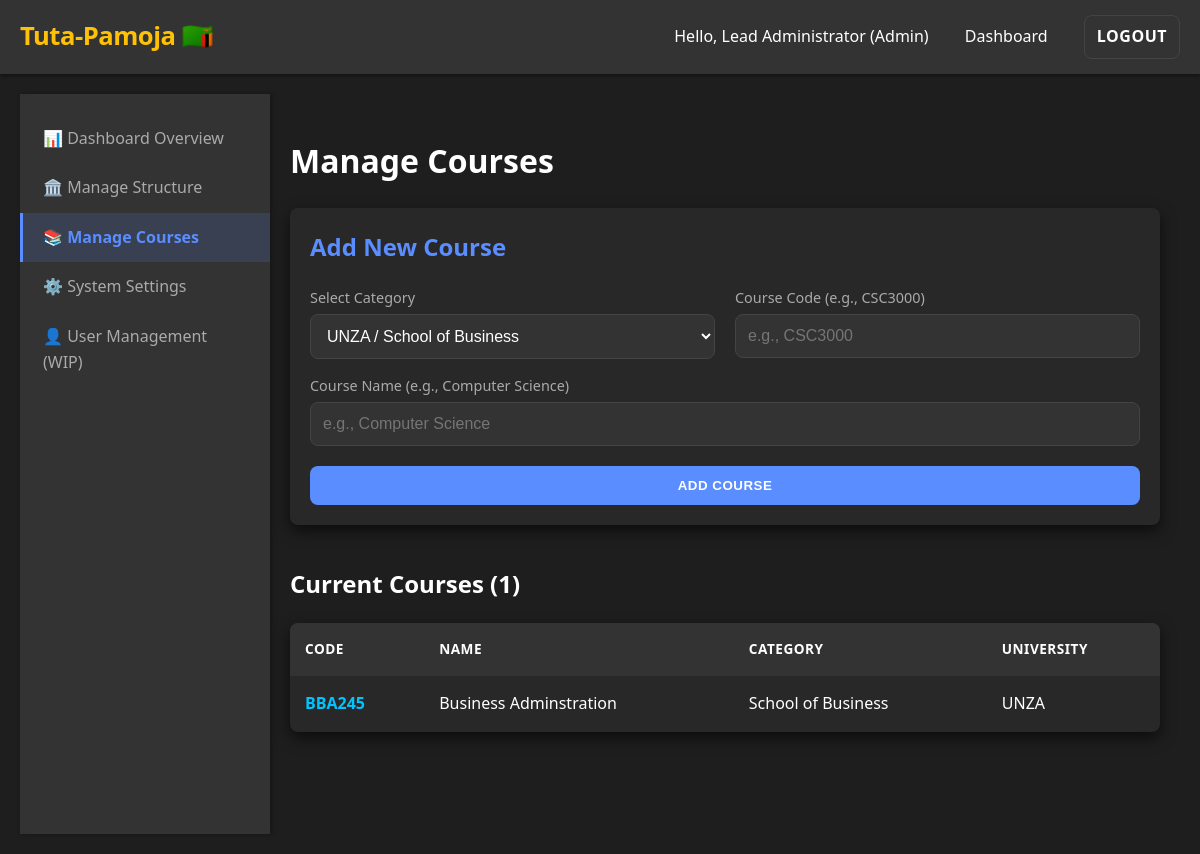
Before: /admin/courses (signed in) with the older database file.
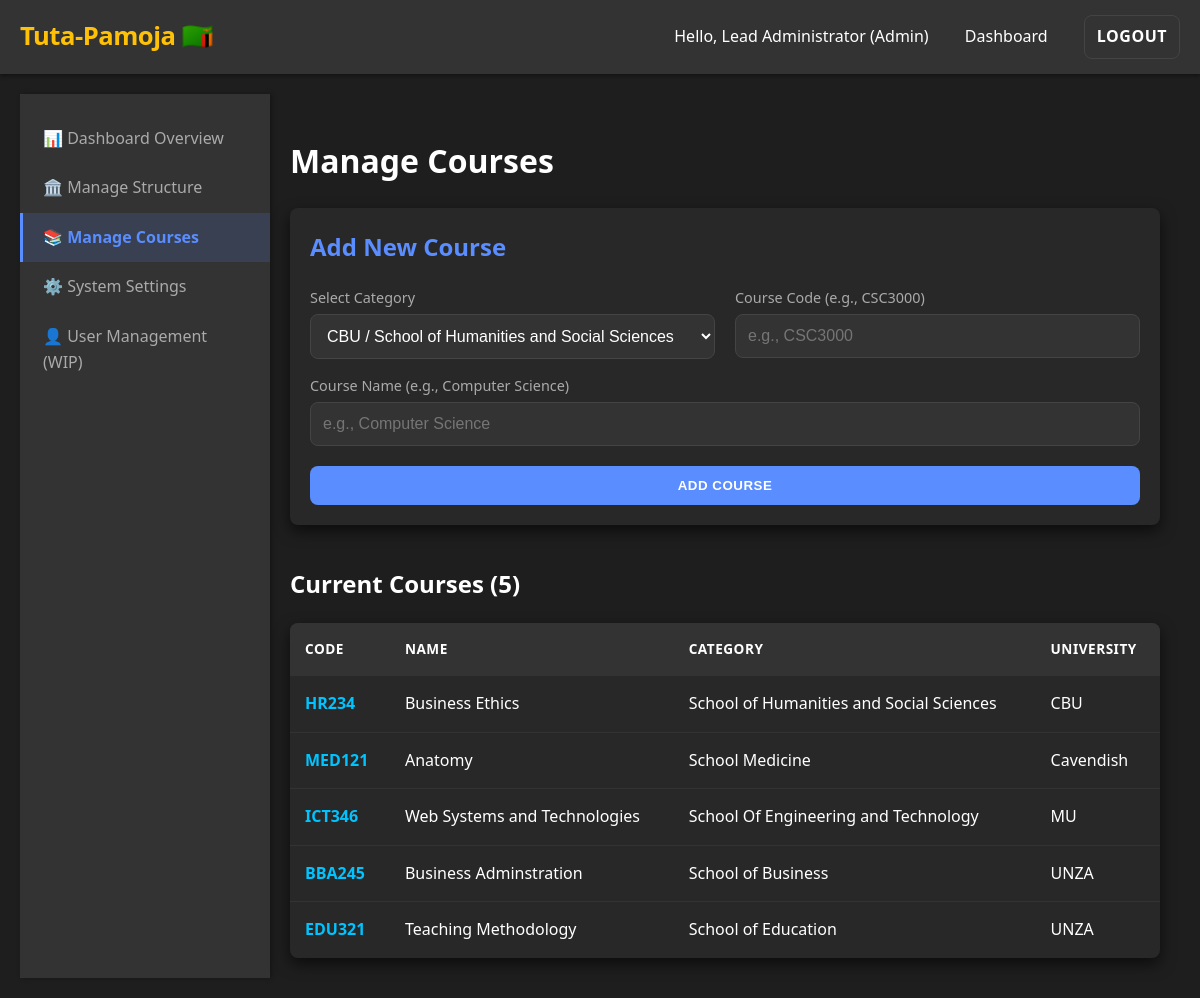
After: the same page with the newer database file.
### models.py (models this page shows)
class Course(db.Model):
    __tablename__ = 'Courses'
    id = db.Column(db.Integer, primary_key=True)
    category_id = db.Column(db.Integer, db.ForeignKey('Categories.id'), nullable=False)
    name = db.Column(db.String(80), nullable=False) # e.g., 'Maths'
    code = db.Column(db.String(20), nullable=False) # e.g., 'CSC3000' (Based on CourseForm)
    documents = db.relationship('Document', backref='course', lazy='dynamic')
    __table_args__ = (db.UniqueConstraint('category_id', 'name'),) # Ensure unique course names per category

class Category(db.Model):
    __tablename__ = 'Categories'
    id = db.Column(db.Integer, primary_key=True)
    university_id = db.Column(db.Integer, db.ForeignKey('Universities.id'), nullable=False)
    name = db.Column(db.String(80), nullable=False)
    courses = db.relationship('Course', backref='category', lazy=True)
    __table_args__ = (db.UniqueConstraint('university_id', 'name'),) # Ensure unique category names per university

class University(db.Model, UserMixin):
    __tablename__ = 'Universities'
    id = db.Column(db.Integer, primary_key=True)
    name = db.Column(db.String(80), unique=True, nullable=False)
    categories = db.relationship('Category', backref='university', lazy=True)

### admin_routes.py (the view)
    @login_required
    def decorated_function(*args, **kwargs):
        if current_user.role != ROLES['Admin']:
            flash('Access denied. You must be logged in as an Administrator.', 'danger')
            return redirect(url_for('main.index'))
        return f(*args, **kwargs)

### forms.py
class CourseForm(FlaskForm):
    category_id = SelectField('Select Category', coerce=int, validators=[DataRequired()], choices=[(0, '--- Select Category ---')])
    name = StringField('Course Name (e.g., Computer Science)', validators=[DataRequired(), Length(max=100)])
    code = StringField('Course Code (e.g., CSC3000)', validators=[DataRequired(), Length(max=20)])
    submit = SubmitField('Add Course')

### admin_routes.py (called while the page is built)
def admin_required(f):
    @login_required
    def decorated_function(*args, **kwargs):
        if current_user.role != ROLES['Admin']:
            flash('Access denied. You must be logged in as an Administrator.', 'danger')
            return redirect(url_for('main.index'))
        return f(*args, **kwargs)
    decorated_function.__name__ = f.__name__
    return decorated_function

### templates/admin_courses.html (shortened to what this page needs)
{% extends "base.html" %}
{% block content %}
    <div class="dashboard-layout">
        <div class="sidebar">
            <div class="sidebar-nav">
                <a href="{{ url_for('admin.dashboard') }}">📊 Dashboard Overview</a>
                <a href="{{ url_for('admin.manage_structure') }}">🏛️ Manage Structure</a>
                <a href="{{ url_for('admin.manage_courses') }}" class="active">📚 Manage Courses</a>
                <a href="{{ url_for('admin.manage_settings') }}">⚙️ System Settings</a>
                <a href="#">👤 User Management (WIP)</a>
            </div>
        </div>
        <div class="main-content">
            <h1>Manage Courses</h1>
            <div class="card" style="margin-bottom: 40px;">
                <h2 style="color: var(--color-primary); margin-top: 0;">Add New Course</h2>
                <form method="POST" action="">
                    <div class="flex-columns">
                        <div style="margin-bottom: 15px;">
                            {{ course_form.category_id.label }}
                            {{ course_form.category_id() }}
                        </div>
                        <div style="margin-bottom: 15px;">
                            {{ course_form.code.label }}
                            {{ course_form.code(placeholder='e.g., CSC3000') }}
                        </div>
                    </div>
                    <div style="margin-bottom: 20px;">
                        {{ course_form.name.label }}
                        {{ course_form.name(placeholder='e.g., Computer Science') }}
                    </div>
                    <div>
                        {{ course_form.submit(class_='btn btn-primary', style='width: 100%;') }}
                    </div>
                </form>
            </div>
            <h2>Current Courses ({{ courses|length }})</h2>
            <table>
                <thead>
                    <tr>
                        <th>Code</th>
                        <th>Name</th>
                        <th>Category</th>
                        <th>University</th>
                    </tr>
                </thead>
                <tbody>
                    {% for course in courses %}
                    <tr>
                        <td><strong style="color: var(--color-info);">{{ course.code }}</strong></td>
                        <td>{{ course.name }}</td>
                        <td>{{ course.category.name }}</td>
                        <td>{{ course.category.university.name }}</td>
                    </tr>
                    {% endfor %}
                </tbody>
            </table>
        </div>
    </div>
{% endblock %}

Changed rows visible on the page:
added Course: code "HR234", name "Business Ethics", category.name "School of Humanities and Social Sciences", category.university.name "CBU"
added Course: code "MED121", name "Anatomy", category.name "School Medicine", category.university.name "Cavendish"
added Course: code "ICT346", name "Web Systems and Technologies", category.name "School Of Engineering and Technology", category.university.name "MU"
added Course: code "EDU321", name "Teaching Methodology", category.name "School of Education", category.university.name "UNZA"
Other visible differences:
form field category_id: "UNZA / School of Business" → "CBU / School of Humanities and Social Sciences"
{{ courses|length }}: "1" → "5"
